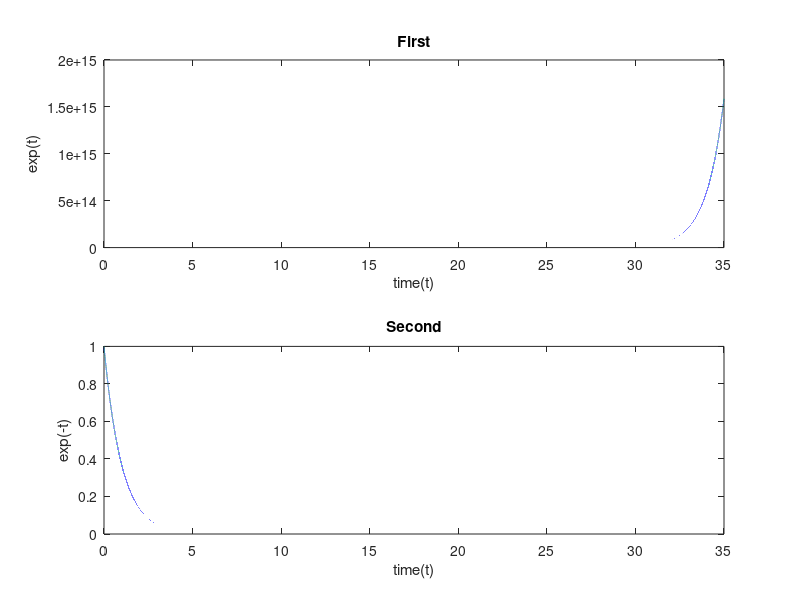

Source code (MATLAB):
%Aditya Badayalya, 510819056, Assignment 2
clc;clear;
x = 0:0.0001:35;
y = exp(x);
figure('name',"Question 3",'numbertitle', 'off');
subplot(2,1,1)
plot(x,y);
title("First");
xlabel("time(t)");
ylabel("exp(t)");
subplot(2,1,2)
y = exp(-x);
plot(x,y);
title("Second");
xlabel("time(t)");
ylabel("exp(-t)");